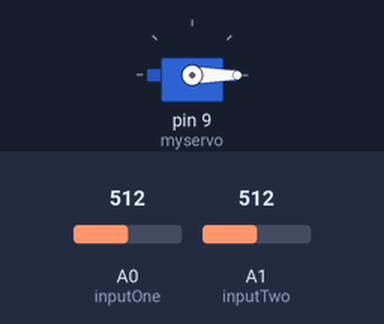
A sketch run on a simulated Arduino Uno, built with avr-gcc and run on an emulated ATmega328P. Parts: servo. The inputs (shaded band) are chosen by the test bench; at power-on: A0 (inputOne) = 512, A1 (inputTwo) = 512.

Above: at 1.2 s.
1.3 s: A0 (inputOne) set to 599
2.8 s: A0 (inputOne) set to 619
At 3.55 s:
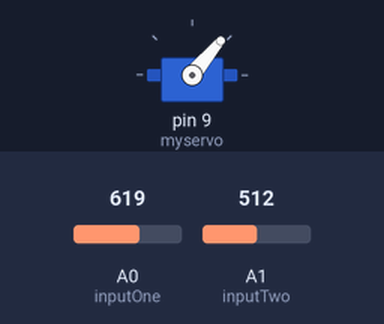
At 5.7 s:
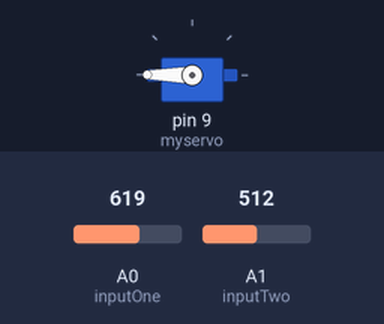
5.8 s: A1 (inputTwo) set to 703
7.3 s: A1 (inputTwo) set to 731
At 8.05 s:
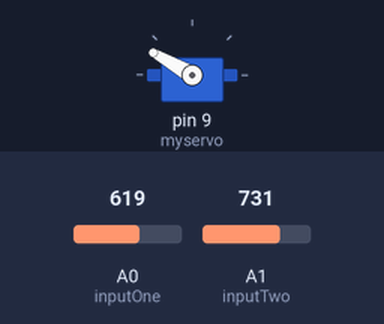
10.3 s: A1 (inputTwo) set to 534
11.8 s: A1 (inputTwo) set to 504
At 12.25 s:
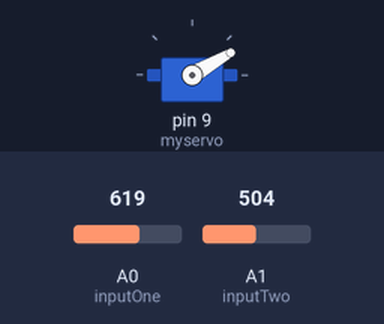
Timing chart, 0 to 15.8 s (numbered marks = the images above; inputs shaded):
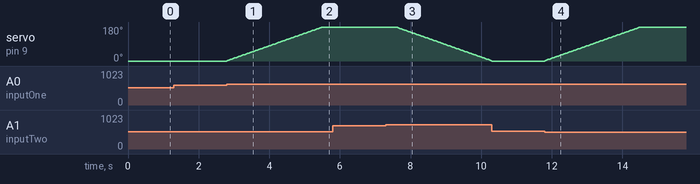

Measured:
- the behaviour switches between 611 and 612 on A0 (inputOne) (found by bisection; images 0 and 1)
- the behaviour switches between 718 and 719 on A1 (inputTwo) (found by bisection; images 2 and 3)
- the behaviour switches between 520 and 519 on A1 (inputTwo) (found by bisection; images 3 and 4)
- after the input at 1.3 s, every drawn part: stays the same
- after the input at 2.8 s, servo on pin 9 (myservo): moves from 0° to 180° over 2.7 s, starting at once
- after the input at 5.8 s, every drawn part: stays the same
- after the input at 7.3 s, servo on pin 9 (myservo): moves from 180° to 0° over 2.7 s, starting after 0.30 s
- after the input at 11.8 s, servo on pin 9 (myservo): moves from 0° to 180° over 2.7 s, starting at once

The sketch:

solar_tracker_using_arduino.ino
```cpp
#include <Servo.h>
Servo myservo; // create servo object to control a servo
int sensorOne=2; //digital pin 2 has connected to the resistor of first sensor
int sensorTwo=3; //digital pin 3 has connected to the resistor of second sensor
int inputOne=0; //variable to store the values from the analog pin 0
int inputTwo=1; //variable to store the values form the analog pin1
int currPos=0; // variable to store the servo position
void setup()
{
pinMode(sensorOne,OUTPUT); //initialize the digital pin as output
pinMode(sensorTwo,OUTPUT); //initialize the digital pin as output
digitalWrite(sensorOne,HIGH);
digitalWrite(sensorTwo,HIGH);
myservo.attach(9); // attaches the servo on pin 9 to the servo object
myservo.write(currPos); // tell servo to go to position in variable 'pos'
}
void loop()
{
int valueOne=analogRead(inputOne); //reads the value from the right sensor
int valueTwo=analogRead(inputTwo); //reads the value from the left sensor
int diff=valueOne-valueTwo; //difference of two values from the sensors
if(valueOne<950 || valueTwo<950) //if light is present
{
if(diff>=100) //if light source is towards right
{
currPos=currPos+2;
myservo.write(currPos); // tell servo to go to position in variable 'pos'
delay(30); // waits 30ms for the servo to reach the position
}
else if(diff<=-100) //if light source is towards left
{
currPos=currPos-2;
myservo.write(currPos); // tell servo to go to the defined position
delay(30); // delay of 30ms created
}
}
}
```
